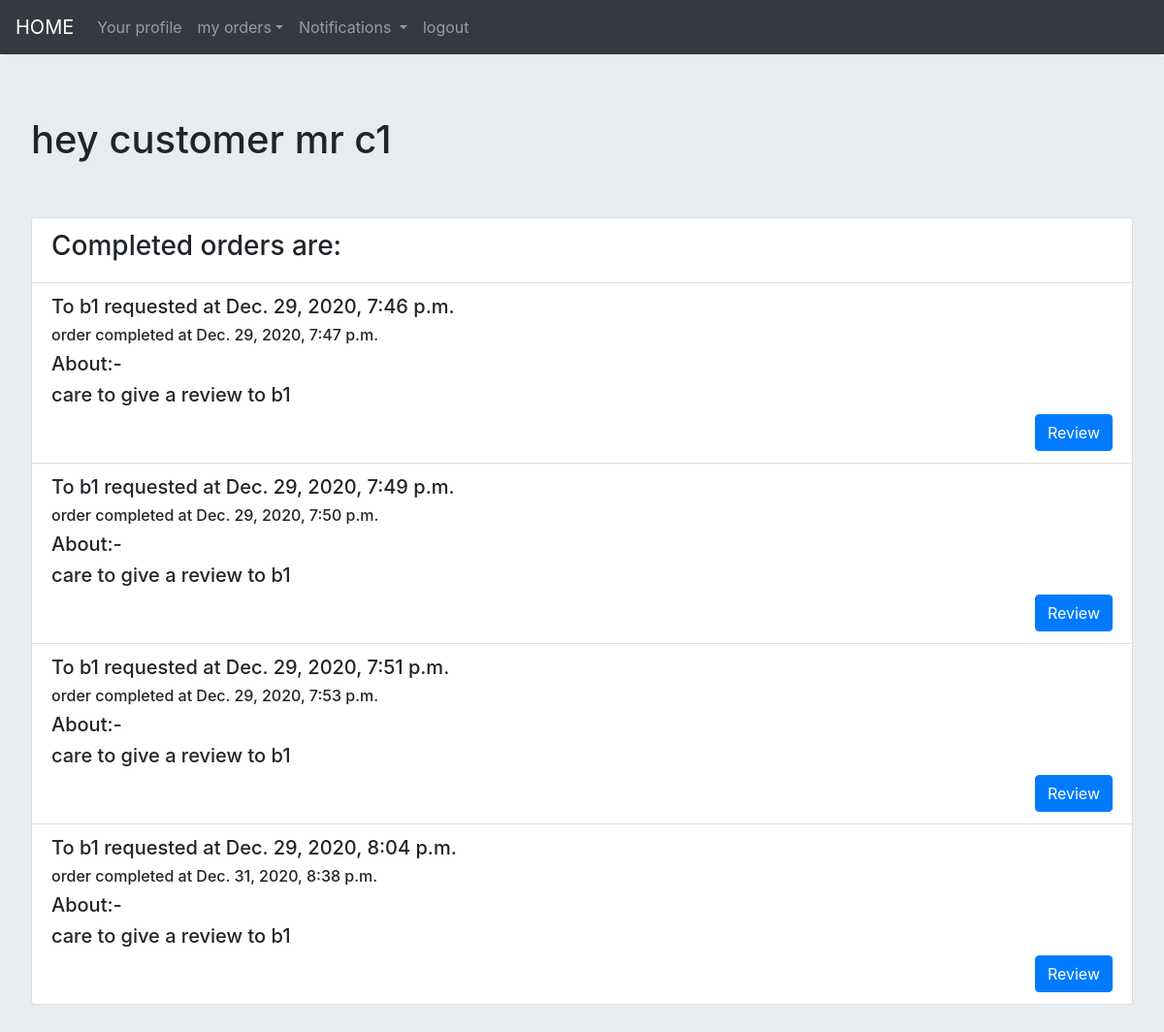
Screenshot of /customer/completedorders/ (signed in) with the database file from the repository.
### app1/models.py (models this page shows, shortened)
class User(AbstractUser):
    phone_number=models.PositiveIntegerField(default=0)
    is_customer=models.BooleanField(default=False)
    is_broker=models.BooleanField(default=False)
    picture=models.ImageField(upload_to='profile_pics',blank=True)
    def __str__(self):
        return self.username

class connection(models.Model):
    customer=models.ForeignKey(Customer,on_delete=models.CASCADE,related_name="present_customer")
    broker=models.ForeignKey(Broker,on_delete=models.CASCADE,related_name="present_broker")
    description=models.CharField(max_length=150,blank=True)
    customer_status=models.CharField(max_length=30)
    broker_status=models.CharField(max_length=30)
    created_time=models.DateTimeField()
    modified_time=models.DateTimeField()
    is_brokerread=models.BooleanField(default=False)
    is_customerread=models.BooleanField(default=False)

class Broker(models.Model):
    user=models.OneToOneField(User,on_delete=models.CASCADE)
    department_name=models.CharField(max_length=30)
    location=models.CharField(max_length=30)
    days=MultiSelectField(choices=DAYS_OF_WEEK,blank=True,default=lis)
    average_rating=models.FloatField(blank=True,default=0,null=True)
    def __str__(self):
        return self.user.__str__()

### app1/views.py (the view)
# urls.py: path('customer/completedorders/',customercompletedorders,name="customer_completedorders"),
@iscustomer
def customercompletedorders(request):
    presentcustomer=Customer.objects.get(user=request.user)
    orderslist=connection.objects.filter(customer=presentcustomer)
    completedorders=orderslist.filter(customer_status="order completed")
    completedorders.update(is_customerread=True)
    unreadmessages=Message.objects.filter(customer__user=request.user,is_customerread=False)
    unreadconnections=connection.objects.filter(customer__user=request.user,is_customerread=False)
    context={
        "completedorders":completedorders,
        "unreadmessages":unreadmessages,
        "unreadconnections":unreadconnections,
        "csize":len(completedorders),
        "tl":len(unreadconnections)+len(unreadmessages)
    }
    return render(request,"customer/completedorders.html",context=context)

### app1/views.py (called while the page is built)
def customerauth(user):
    if user.id is not None:
        return user.is_customer and user.is_authenticated
    return False

### templates/customer/completedorders.html
{% extends "base.html" %}
{% block content %}
  <div class="jumbotron">
    <h1>hey customer mr {{ user.username}}</h1>
    <br>
    <br>
    {% if csize %}
    <ul class="list-group">
      <li class="list-group-item"><h3>Completed orders are:</h3></li>
      {% for o in completedorders %}
        <li class="list-group-item">
          <h5> To {{o.broker}}  requested at {{o.created_time}}</h5>
          <h6>order completed at {{o.modified_time}}</h6>
          <h5>About:- {{o.description}}</h5>
          <h5>care to give a review to {{o.broker}}</h5>
          <a href="{% url 'app1:customer_review' pk=o.broker.pk %}" class="btn btn-primary" style="float: right;">Review</a>
        </li>
      {% endfor %}
    </ul>
    {% endif %}
  </div>
{% endblock content %}

### rows the page displays
User: username "c1"
connection: broker "b1", created_time "Dec. 29, 2020, 7:46 p.m.", modified_time "Dec. 29, 2020, 7:47 p.m."
connection: broker "b1", created_time "Dec. 29, 2020, 7:49 p.m.", modified_time "Dec. 29, 2020, 7:50 p.m."
connection: broker "b1", created_time "Dec. 29, 2020, 7:51 p.m.", modified_time "Dec. 29, 2020, 7:53 p.m."
connection: broker "b1", created_time "Dec. 29, 2020, 8:04 p.m.", modified_time "Dec. 31, 2020, 8:38 p.m."
